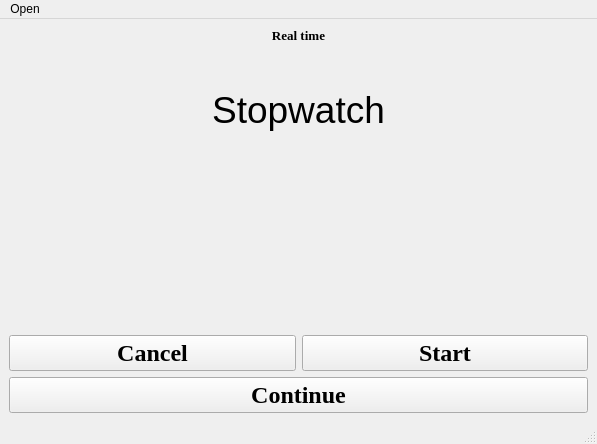
<?xml version="1.0" encoding="UTF-8"?>
<ui version="4.0">
 <class>MainWindow</class>
 <widget class="QMainWindow" name="MainWindow">
  <property name="geometry">
   <rect>
    <x>0</x>
    <y>0</y>
    <width>597</width>
    <height>444</height>
   </rect>
  </property>
  <property name="windowTitle">
   <string>MainWindow</string>
  </property>
  <property name="styleSheet">
   <string notr="true"> qApp-&gt;setStyleSheet(&quot;QMainWindow { background-color: yellow }&quot;);</string>
  </property>
  <widget class="QWidget" name="centralwidget">
   <layout class="QVBoxLayout" name="verticalLayout">
    <item>
     <widget class="QLabel" name="label">
      <property name="sizePolicy">
       <sizepolicy hsizetype="Minimum" vsizetype="Fixed">
        <horstretch>0</horstretch>
        <verstretch>0</verstretch>
       </sizepolicy>
      </property>
      <property name="font">
       <font>
        <family>Times New Roman</family>
        <pointsize>10</pointsize>
        <weight>75</weight>
        <bold>true</bold>
       </font>
      </property>
      <property name="text">
       <string>Real time</string>
      </property>
      <property name="alignment">
       <set>Qt::AlignCenter</set>
      </property>
     </widget>
    </item>
    <item>
     <spacer name="verticalSpacer_2">
      <property name="orientation">
       <enum>Qt::Vertical</enum>
      </property>
      <property name="sizeType">
       <enum>QSizePolicy::Maximum</enum>
      </property>
      <property name="sizeHint" stdset="0">
       <size>
        <width>20</width>
        <height>40</height>
       </size>
      </property>
     </spacer>
    </item>
    <item>
     <widget class="QLabel" name="label_2">
      <property name="font">
       <font>
        <family>Tahoma</family>
        <pointsize>28</pointsize>
        <weight>50</weight>
        <bold>false</bold>
       </font>
      </property>
      <property name="text">
       <string>Stopwatch</string>
      </property>
      <property name="alignment">
       <set>Qt::AlignCenter</set>
      </property>
     </widget>
    </item>
    <item>
     <spacer name="verticalSpacer_3">
      <property name="orientation">
       <enum>Qt::Vertical</enum>
      </property>
      <property name="sizeHint" stdset="0">
       <size>
        <width>20</width>
        <height>40</height>
       </size>
      </property>
     </spacer>
    </item>
    <item>
     <widget class="QLabel" name="label_time">
      <property name="sizePolicy">
       <sizepolicy hsizetype="Preferred" vsizetype="Preferred">
        <horstretch>0</horstretch>
        <verstretch>0</verstretch>
       </sizepolicy>
      </property>
      <property name="font">
       <font>
        <family>Tahoma</family>
        <pointsize>28</pointsize>
       </font>
      </property>
      <property name="layoutDirection">
       <enum>Qt::LeftToRight</enum>
      </property>
      <property name="text">
       <string/>
      </property>
      <property name="alignment">
       <set>Qt::AlignCenter</set>
      </property>
      <property name="openExternalLinks">
       <bool>false</bool>
      </property>
     </widget>
    </item>
    <item>
     <spacer name="verticalSpacer">
      <property name="orientation">
       <enum>Qt::Vertical</enum>
      </property>
      <property name="sizeType">
       <enum>QSizePolicy::Preferred</enum>
      </property>
      <property name="sizeHint" stdset="0">
       <size>
        <width>20</width>
        <height>80</height>
       </size>
      </property>
     </spacer>
    </item>
    <item>
     <layout class="QHBoxLayout" name="horizontalLayout_2">
      <item>
       <widget class="QPushButton" name="pushButton_2">
        <property name="font">
         <font>
          <family>Times New Roman</family>
          <pointsize>18</pointsize>
          <weight>75</weight>
          <bold>true</bold>
         </font>
        </property>
        <property name="mouseTracking">
         <bool>false</bool>
        </property>
        <property name="styleSheet">
         <string notr="true">&lt;a class=&quot;buttons&quot; href='#' &gt;Download&lt;/a&gt;</string>
        </property>
        <property name="text">
         <string>Cancel</string>
        </property>
       </widget>
      </item>
      <item>
       <widget class="QPushButton" name="pushButton">
        <property name="sizePolicy">
         <sizepolicy hsizetype="Minimum" vsizetype="Fixed">
          <horstretch>0</horstretch>
          <verstretch>0</verstretch>
         </sizepolicy>
        </property>
        <property name="font">
         <font>
          <family>Times New Roman</family>
          <pointsize>18</pointsize>
          <weight>75</weight>
          <bold>true</bold>
         </font>
        </property>
        <property name="mouseTracking">
         <bool>false</bool>
        </property>
        <property name="styleSheet">
         <string notr="true">&lt;a class=&quot;buttons&quot; href='#' &gt;Download&lt;/a&gt;</string>
        </property>
        <property name="text">
         <string>Start</string>
        </property>
        <property name="autoDefault">
         <bool>false</bool>
        </property>
       </widget>
      </item>
     </layout>
    </item>
    <item>
     <layout class="QHBoxLayout" name="horizontalLayout">
      <item>
       <widget class="QPushButton" name="pushButton_3">
        <property name="font">
         <font>
          <family>Times New Roman</family>
          <pointsize>18</pointsize>
          <weight>75</weight>
          <bold>true</bold>
         </font>
        </property>
        <property name="styleSheet">
         <string notr="true">&lt;a class=&quot;buttons&quot; href='#' &gt;Download&lt;/a&gt;</string>
        </property>
        <property name="text">
         <string>Continue</string>
        </property>
       </widget>
      </item>
     </layout>
    </item>
   </layout>
  </widget>
  <widget class="QMenuBar" name="menubar">
   <property name="geometry">
    <rect>
     <x>0</x>
     <y>0</y>
     <width>597</width>
     <height>25</height>
    </rect>
   </property>
   <widget class="QMenu" name="menu">
    <property name="title">
     <string>Open</string>
    </property>
    <addaction name="action"/>
    <addaction name="action_2"/>
   </widget>
   <addaction name="menu"/>
  </widget>
  <widget class="QStatusBar" name="statusbar"/>
  <action name="action">
   <property name="icon">
    <iconset resource="resource.qrc">
     <normaloff>:/img1/Image/Секундомер.png</normaloff>:/img1/Image/Секундомер.png</iconset>
   </property>
   <property name="text">
    <string>Stopwatch</string>
   </property>
  </action>
  <action name="action_2">
   <property name="icon">
    <iconset resource="resource.qrc">
     <normaloff>:/img1/Image/Таймер.png</normaloff>:/img1/Image/Таймер.png</iconset>
   </property>
   <property name="text">
    <string>Timer</string>
   </property>
  </action>
 </widget>
 <resources>
  <include location="resource.qrc"/>
 </resources>
 <connections/>
</ui>
